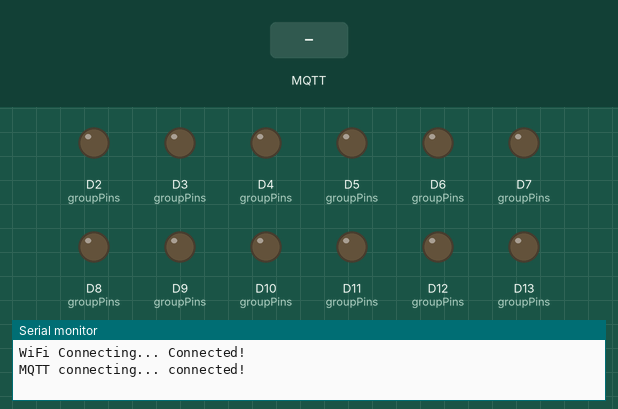
The sketch below on a simulated Arduino Uno R4 WiFi. Parts: output pins drawn as LEDs (lit = HIGH), the last lines printed to the serial monitor. The inputs (shaded band) are chosen by the test bench. WiFi joins after 1.5 s; servers stay silent unless stated; no MQTT or app messages arrive unless stated.

Above: at 2.7 s.
2.8 s: MQTT message "ON12" arrives on the first subscribed topic
At 3.7 s:
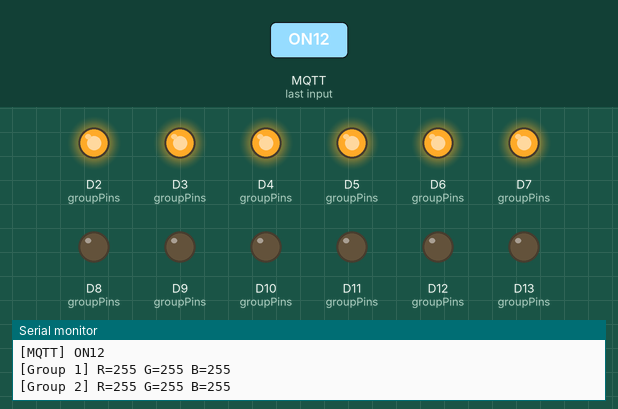
4.3 s: MQTT message "ON123" arrives on the first subscribed topic
At 4.8 s:
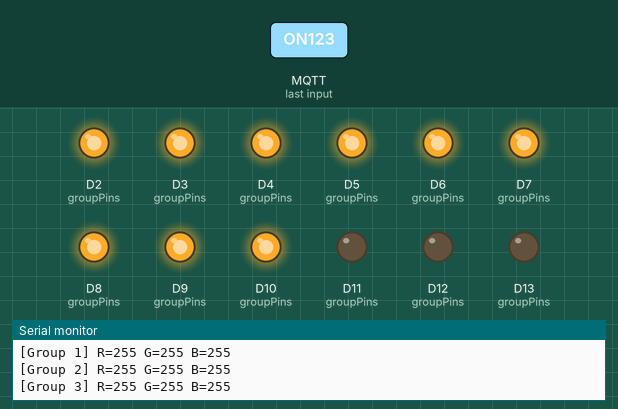
5.8 s: MQTT message "OFF12" arrives on the first subscribed topic
At 7.0 s:
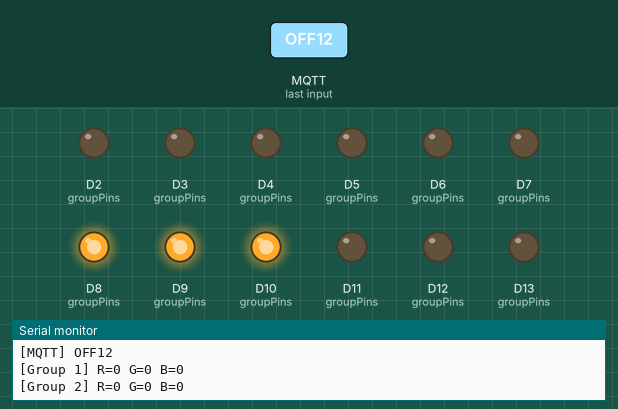
7.3 s: MQTT message "ON1234" arrives on the first subscribed topic
At 8.3 s:
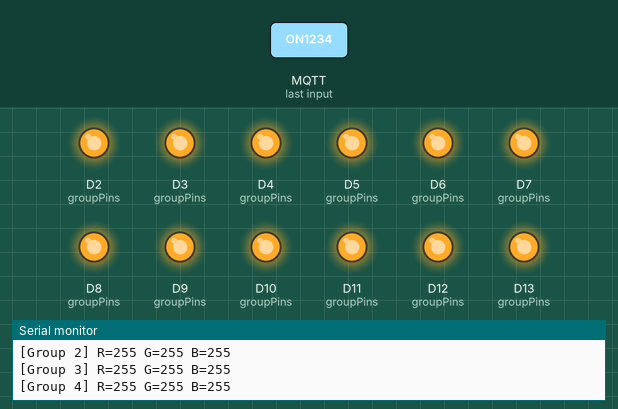
8.8 s: MQTT message "OFF123" arrives on the first subscribed topic
At 9.4 s:
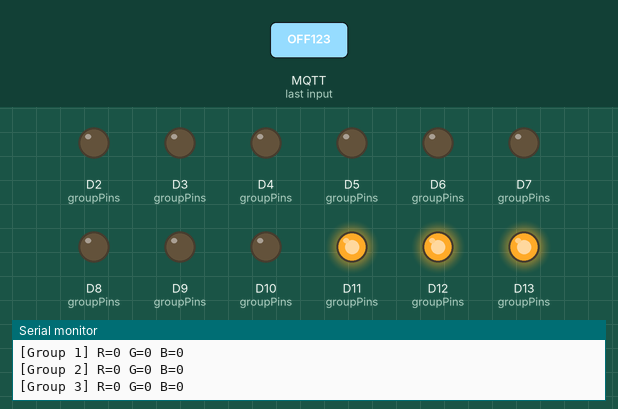
10.3 s: MQTT message "OFF1234" arrives on the first subscribed topic
At 10.6 s:
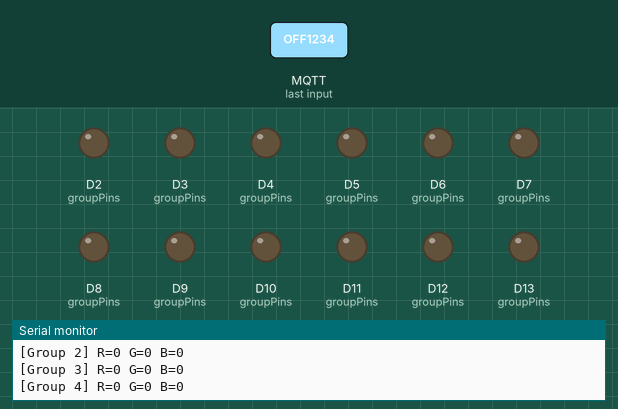
Timing chart, 0 to 12.8 s (numbered marks = the images above; inputs shaded):
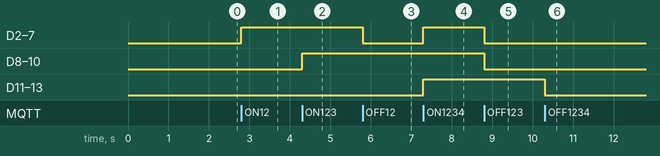

The sketch:

stage.ino
```cpp
#include <WiFiS3.h>
#include <WiFiSSLClient.h>
#include <PubSubClient.h>

// ===== Wi-Fi =====
const char* ssid = "Stage_CTRL";         // 무대 전용 공유기
const char* password = "your_wifi_password";

// ===== HiveMQ Cloud Broker =====
const char* mqtt_server = "7373e0ca890b45a789270b5e6cba0c77.s1.eu.hivemq.cloud";
const int   mqtt_port   = 8883;
const char* mqtt_user   = "KIM_STAGE";
const char* mqtt_pass   = "7142Hanmom!!";

WiFiSSLClient wifiClient;
PubSubClient client(wifiClient);

// ===== RGB 그룹 핀 매핑 (예시) =====
// 1. 스테이지 천정 핀조명 (3개 RGB)
// 2. 전면 중앙 천정 핀조명 (2개 RGB)
// 3. 무대 스트립 RGB (8개 RGB)
// 4. 이동식 스탠딩 RGB (N개 RGB)
int groupPins[4][3] = {
  {2, 3, 4},   // Group1 R,G,B
  {5, 6, 7},   // Group2 R,G,B
  {8, 9, 10},  // Group3 R,G,B
  {11, 12, 13} // Group4 R,G,B
};

void setRGB(int group, int r, int g, int b) {
  if (group < 1 || group > 4) return;
  int idx = group - 1;
  analogWrite(groupPins[idx][0], r);
  analogWrite(groupPins[idx][1], g);
  analogWrite(groupPins[idx][2], b);
  Serial.print("[Group "); Serial.print(group); Serial.print("] ");
  Serial.print("R="); Serial.print(r);
  Serial.print(" G="); Serial.print(g);
  Serial.print(" B="); Serial.println(b);
}

void callback(char* topic, byte* payload, unsigned int length) {
  String msg;
  for (int i=0; i<length; i++) msg += (char)payload[i];
  Serial.print("[MQTT] "); Serial.println(msg);

  if (msg.startsWith("RGB")) {
    int g,r,gc,b;
    sscanf(msg.c_str(), "RGB %d %d %d %d", &g, &r, &gc, &b);
    setRGB(g, r, gc, b);
  }
  else if (msg == "ON12") {
    setRGB(1,255,255,255);
    setRGB(2,255,255,255);
  }
  else if (msg == "OFF12") {
    setRGB(1,0,0,0);
    setRGB(2,0,0,0);
  }
  else if (msg == "ON123") {
    for (int i=1;i<=3;i++) setRGB(i,255,255,255);
  }
  else if (msg == "OFF123") {
    for (int i=1;i<=3;i++) setRGB(i,0,0,0);
  }
  else if (msg == "ON1234") {
    for (int i=1;i<=4;i++) setRGB(i,255,255,255);
  }
  else if (msg == "OFF1234") {
    for (int i=1;i<=4;i++) setRGB(i,0,0,0);
  }
}

void setup_wifi() {
  Serial.print("WiFi Connecting...");
  WiFi.begin(ssid, password);
  while (WiFi.status() != WL_CONNECTED) {
    delay(500); Serial.print(".");
  }
  Serial.println(" Connected!");
}

void reconnect() {
  while (!client.connected()) {
    Serial.print("MQTT connecting...");
    if (client.connect("StageR4", mqtt_user, mqtt_pass)) {
      Serial.println(" connected!");
      client.subscribe("stage/rgb");
    } else {
      delay(5000);
    }
  }
}

void setup() {
  Serial.begin(115200);
  setup_wifi();
  client.setServer(mqtt_server, mqtt_port);
  client.setCallback(callback);

  for (int g=0; g<4; g++) {
    for (int c=0; c<3; c++) {
      pinMode(groupPins[g][c], OUTPUT);
      analogWrite(groupPins[g][c], 0);
    }
  }
}

void loop() {
  if (!client.connected()) reconnect();
  client.loop();
}
```

Measured:
- after the input at 2.8 s, D2 (groupPins), D3 (groupPins), D4 (groupPins), D5 (groupPins), D6 (groupPins), D7 (groupPins): LOW → HIGH at once
- after the input at 4.3 s, D8 (groupPins), D9 (groupPins), D10 (groupPins): LOW → HIGH at once
- after the input at 5.8 s, D2 (groupPins), D3 (groupPins), D4 (groupPins), D5 (groupPins), D6 (groupPins), D7 (groupPins): HIGH → LOW at once
- after the input at 7.3 s, D2 (groupPins), D3 (groupPins), D4 (groupPins), D5 (groupPins), D6 (groupPins), D7 (groupPins), D11 (groupPins), D12 (groupPins), D13 (groupPins): LOW → HIGH at once
- after the input at 8.8 s, D2 (groupPins), D3 (groupPins), D4 (groupPins), D5 (groupPins), D6 (groupPins), D7 (groupPins), D8 (groupPins), D9 (groupPins), D10 (groupPins): HIGH → LOW at once
- after the input at 10.3 s, D11 (groupPins), D12 (groupPins), D13 (groupPins): HIGH → LOW at once
